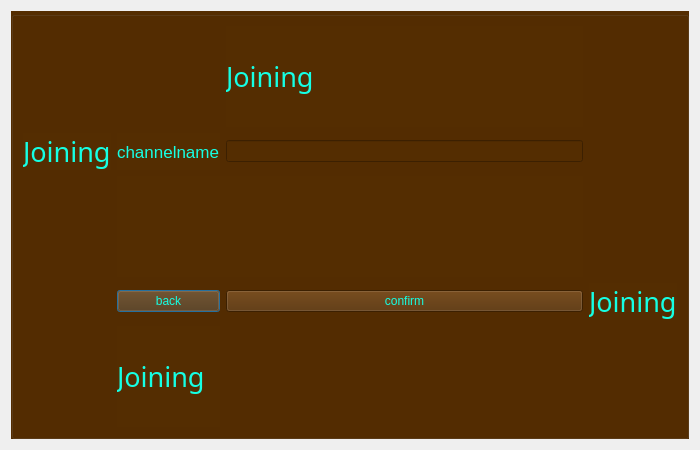
<?xml version="1.0" encoding="UTF-8"?>
<ui version="4.0">
 <class>joinchannel_Dialog</class>
 <widget class="QDialog" name="joinchannel_Dialog">
  <property name="geometry">
   <rect>
    <x>0</x>
    <y>0</y>
    <width>700</width>
    <height>450</height>
   </rect>
  </property>
  <property name="font">
   <font>
    <pointsize>5</pointsize>
   </font>
  </property>
  <property name="windowTitle">
   <string notr="true"/>
  </property>
  <property name="styleSheet">
   <string notr="true"/>
  </property>
  <layout class="QGridLayout" name="gridLayout">
   <item row="0" column="0">
    <widget class="QGroupBox" name="channelinformation_groupBox">
     <property name="styleSheet">
      <string notr="true">color: rgb(21, 255, 228);
background-color: rgb(84, 45, 1);</string>
     </property>
     <property name="title">
      <string/>
     </property>
     <layout class="QGridLayout" name="gridLayout_2">
      <item row="0" column="2">
       <widget class="QLabel" name="label">
        <property name="font">
         <font>
          <family>Showcard Gothic</family>
          <pointsize>20</pointsize>
         </font>
        </property>
        <property name="text">
         <string>Joining</string>
        </property>
       </widget>
      </item>
      <item row="1" column="0">
       <widget class="QLabel" name="label_3">
        <property name="font">
         <font>
          <family>Baskerville Old Face</family>
          <pointsize>20</pointsize>
         </font>
        </property>
        <property name="text">
         <string>Joining</string>
        </property>
       </widget>
      </item>
      <item row="1" column="1">
       <widget class="QLabel" name="label_2">
        <property name="font">
         <font>
          <pointsize>13</pointsize>
         </font>
        </property>
        <property name="text">
         <string>channelname</string>
        </property>
       </widget>
      </item>
      <item row="1" column="2">
       <widget class="QLineEdit" name="channelname_lineEdit">
        <property name="text">
         <string/>
        </property>
       </widget>
      </item>
      <item row="2" column="1" colspan="2">
       <widget class="QLabel" name="error_label">
        <property name="font">
         <font>
          <family>Segoe UI</family>
          <pointsize>9</pointsize>
          <italic>false</italic>
          <bold>true</bold>
         </font>
        </property>
        <property name="styleSheet">
         <string notr="true">color: rgb(255, 3, 3);
font: 700 9pt &quot;Segoe UI&quot;;</string>
        </property>
        <property name="text">
         <string/>
        </property>
        <property name="alignment">
         <set>Qt::AlignCenter</set>
        </property>
       </widget>
      </item>
      <item row="3" column="1">
       <widget class="QPushButton" name="back_pushButton">
        <property name="text">
         <string>back</string>
        </property>
       </widget>
      </item>
      <item row="3" column="2">
       <widget class="QPushButton" name="confirm_pushButton">
        <property name="text">
         <string>confirm</string>
        </property>
        <property name="shortcut">
         <string>Enter</string>
        </property>
       </widget>
      </item>
      <item row="3" column="3">
       <widget class="QLabel" name="label_4">
        <property name="font">
         <font>
          <family>Tempus Sans ITC</family>
          <pointsize>20</pointsize>
         </font>
        </property>
        <property name="text">
         <string>Joining</string>
        </property>
       </widget>
      </item>
      <item row="4" column="1">
       <widget class="QLabel" name="label_5">
        <property name="font">
         <font>
          <family>Segoe Script</family>
          <pointsize>20</pointsize>
         </font>
        </property>
        <property name="text">
         <string>Joining</string>
        </property>
       </widget>
      </item>
     </layout>
    </widget>
   </item>
  </layout>
 </widget>
 <resources/>
 <connections/>
</ui>
